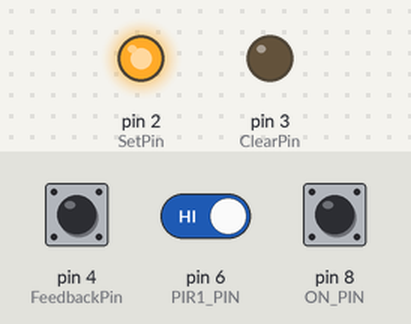
Bench run of a sketch on a simulated Arduino Uno, built with avr-gcc and run on an emulated ATmega328P. On the bench: output pins drawn as LEDs (lit = HIGH). Wiring (inferred from the names in the program): 24Cxx EEPROM at I2C address 0x57. The test bench sets the inputs (shaded band); at power-on: pin 8 (ON_PIN) HIGH, pin 4 (FeedbackPin) HIGH, pin 6 (PIR1_PIN) HIGH. No radio packets arrive unless stated; pins used as bus, display or sensor lines are not drawn; what the sketch prints to the serial monitor is not drawn.

Above: at 2.7 s.
2.8 s: pin 8 (ON_PIN) pulled LOW for 0.15 s
At 4.9 s:
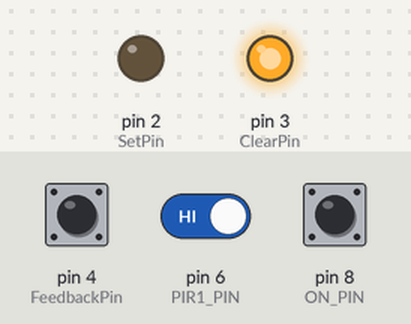
5.9 s: pin 4 (FeedbackPin) pulled LOW for 0.15 s
At 8.9 s:
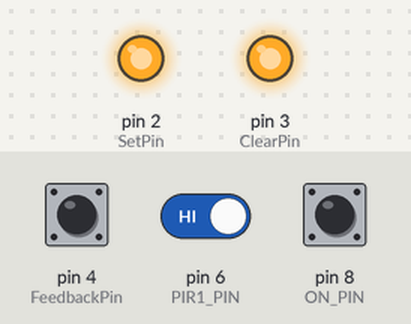
9.7 s: pin 8 (ON_PIN) pulled LOW for 1 s
At 10.2 s:
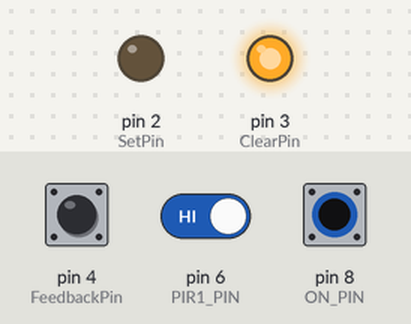
13.4 s: pin 4 (FeedbackPin) pulled LOW for 1 s
At 14.2 s:
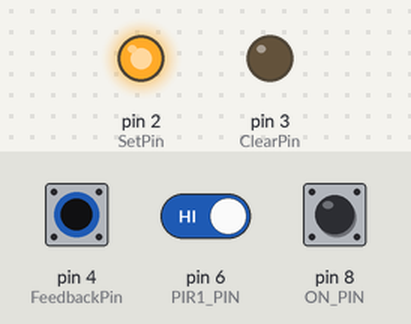
Timing chart, 0 to 17.0 s (numbered marks = the images above; inputs shaded):
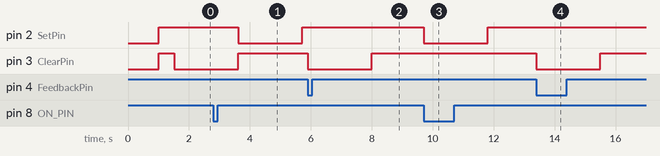

Measured:
- after the input at 2.8 s, pin 2 (SetPin): HIGH → LOW after 0.82 s, → HIGH 2.1 s later
- after the input at 5.9 s, pin 3 (ClearPin): HIGH → LOW at once, → HIGH 2.1 s later
- after the input at 9.7 s, pin 2 (SetPin): HIGH → LOW at once, → HIGH 2.1 s later
- after the input at 13.4 s, pin 3 (ClearPin): HIGH → LOW at once, → HIGH 2.1 s later

The sketch:

Kitchen_relays_switch.ino
```cpp
/*
 * Kitchen node for the radio network, as well as sensors and detectors for lighting
 */

#include "networking.h"
#include "relays.h"
#include "sensors.h"

void setup() {
  // put your setup code here, to run once:
  Serial.begin(115200);
  delay(1000);
  Serial.println(F(" ***** <> *****"));
  Serial.print(__FILE__);
  Serial.print(F(", creation/build time: "));
  Serial.println(__TIMESTAMP__);
  Serial.flush();

  setuprelays();

  setupsensors();

  setupRFnetwork();

  Serial.println(F("\n ******"));
  Serial.println();
  Serial.flush();
}

unsigned long currentMillis = 0; // stores the value of millis() in each iteration of loop()
unsigned int receiveaction = 0;
unsigned int transmitaction = 0;
unsigned int sensoraction = 0;
RelayState relayaction = RelayState::R_None;
RelayState relayactions = RelayState::R_None;

void loop() {

  currentMillis = millis();   // capture the value of millis() only once in the loop

  network.update();

  //===== Receiving =====//
  receiveaction = receiveRFnetwork(currentMillis);
  bool receivedfresh = receiveaction > 9;

  //===== Sending =====//
  transmitaction = transmitRFnetwork(currentMillis, receivedfresh);
  receivedfresh = false;

  // sensors
  sensoraction = checkSensors(currentMillis, sensoraction);

  switch(sensoraction){ // from buttons and sensors
    case 100:
      relayaction = RelayState::R_On;
    break;
    case 200:
      relayaction = RelayState::R_Off;
    break;
    default: // if nothing from the local sensors
      switch(receiveaction){ // check remote instructions
        case 100:
          relayaction = RelayState::R_On;
        break;
        case 200:
          relayaction = RelayState::R_Off;
        break;
        default:
          if (relayactions == relayaction){ // if status has become the requested status
            relayaction = RelayState::R_None;
          }
      }
  }

  // actors
  relayactions = handleRelay(currentMillis, relayaction);

}
```

networking.h
```cpp
/*
 * RF networking, kitchen node, repeater for keypad, also receiving commands from home base
 */

#include <SPI.h>
#include <RF24.h>
#include <RF24Network.h>

#define radio_channel 104

// RF Nano, USB-C
#define CE_PIN 10
#define CSN_PIN 9

RF24 radio(CE_PIN, CSN_PIN);     // internal nRF24L01 (CE, CSN)
RF24Network network(radio);      // include the radio in the network

const uint16_t kitchen_node = 02; // Address of node in Octal format
const uint16_t base_node = 00;    // Address of node in Octal format

void setupRFnetwork(){
  SPI.begin();

  Serial.print(F("CE_PIN: "));
  Serial.print(CE_PIN);
  Serial.print(F(", CSN_PIN: "));
  Serial.println(CSN_PIN);

  if (!radio.begin()){
    Serial.println(F("Radio hardware error."));
    while (true) delay(1000);
  }
  //radio.setPALevel(RF24_PA_MIN, false); // RF24_PA_MIN=-18dBm, RF24_PA_LOW=-12dBm, RF24_PA_MED=-6dBM, and RF24_PA_HIGH=0dBm.
  radio.setPALevel(RF24_PA_LOW); // RF24_PA_MIN=-18dBm, RF24_PA_LOW=-12dBm, RF24_PA_HIGH=-6dBM, and RF24_PA_MAX=0dBm.
  radio.setDataRate(RF24_1MBPS); // (RF24_2MBPS);

  network.begin(radio_channel, kitchen_node); // (channel, node address)
}

// Payload for kitchen (from base)
struct kitchen_payload{
  uint32_t keyword;
  uint32_t timing;
  uint8_t count;
  uint8_t light; // 0 - no change, 100 - ON, 200 - OFF
};

// Payload for base (from kitchen)
struct base_payload{
  uint32_t keyword;
  uint32_t timing;
  uint8_t count;
  uint8_t light;
  uint8_t pirs;
  uint8_t distance;
};

const uint32_t kitchenkeyword = 0x10112003;

//===== Receiving =====//
unsigned int receiveRFnetwork(unsigned long currentmilli){
  unsigned int reaction = 0;

  // Check for incoming data from the sensors
  while (network.available()) {
    RF24NetworkHeader header;
    network.peek(header);

    switch(header.type) {
      case 'K': // Message received from HomeController for RemoteNode
        Serial.print(F("Message received from Base: "));
        kitchen_payload kpayload;
        network.read(header, &kpayload, sizeof(kpayload));
        reaction = 0; // nothing
        if (kitchenkeyword == kpayload.keyword){ // valid message received
          if (kpayload.light > 0){
            reaction = 111; // on
            if (kpayload.light > 199){
              reaction = 222; // off
            }
            Serial.print(F("Light received over RF: "));
            Serial.println(kpayload.light);
          }
        }
        else{
          Serial.print(F("Found unexpected keyword, expected: "));
          Serial.print(kitchenkeyword);
          Serial.print(F(", received keyword: "));
          Serial.println(kpayload.keyword);
        }
      break;
      default:
        network.read(header, 0, 0);
        Serial.print(F("TBD header.type: "));
        Serial.print(header.type);
        reaction = 255; // unexpected message received
    }
    Serial.println(currentmilli);
  } // end of while network.available

  return reaction;
}

//===== Sending =====//
unsigned int transmitRFnetwork(unsigned long currentmilli, bool fresh){
  static unsigned long sendingTimer = 0;
  unsigned int traction = 0;
  bool ok = false;

  // Every x seconds...
  if((fresh)||(currentmilli - sendingTimer > 5000)){
    sendingTimer = currentmilli;
    base_payload bpayload;
    bpayload.keyword = kitchenkeyword;
    bpayload.count = 0;
    bpayload.light = 0;
    bpayload.timing = currentmilli;
    RF24NetworkHeader headerK(base_node, 'L'); // Address where the data is going
    ok = network.write(headerK, &bpayload, sizeof(bpayload)); // send the data
    if (!ok) {
      //Serial.print(F("Retry sending message: "));
      //Serial.println(sendingCounter);
      ok = network.write(headerK, &bpayload, sizeof(bpayload)); // retry once
    }

    Serial.print(currentmilli);
    Serial.print(F(" send message "));
    if (ok) {
      Serial.println(F("OK "));
    }
    else{
      Serial.println(F("Failed "));
    }
    //Serial.println(sendingCounter);
  }

  return traction;
}
```

relays.h
```cpp
/*
 * https://eletechsup.com/products/dc-12v-10a-latching-keep-relay-module-zero-power-hold-switch-bistable-self-locking-flip-flop-latch-board
 *
 */

#define ClearPin 3
#define SetPin 2
#define FeedbackPin 4

#define pulse_time 2100  // pulse low time, max 2 seconds needed

enum RelayState {
    R_None = 0,
    R_Off = 1,
    R_GoOn = 2,
    R_On = 3,
    R_GoOff = 4
};


RelayState handleRelay(unsigned long currentmilli, RelayState Raction){
  static RelayState RelayStatus = RelayState::R_None;
  static unsigned long pulseTimer = 0;

  switch(RelayStatus){
    case RelayState::R_Off:
      if (Raction == RelayState::R_On){
        digitalWrite(SetPin, LOW);
        pulseTimer = currentmilli + pulse_time;
        RelayStatus = RelayState::R_GoOn;
      }
      break;
    case RelayState::R_GoOn:
      if (currentmilli > pulseTimer){
        digitalWrite(SetPin, HIGH);
        RelayStatus = RelayState::R_On;
      }
      break;
    case RelayState::R_On:
      if (Raction == RelayState::R_Off){
        digitalWrite(ClearPin, LOW);
        pulseTimer = currentmilli + pulse_time;
        RelayStatus = RelayState::R_GoOff;
      }
      break;
    case RelayState::R_GoOff:
      if (currentmilli > pulseTimer){
        digitalWrite(ClearPin, HIGH);
        RelayStatus = RelayState::R_Off;
      }
      break;
    case RelayState::R_None: // in case of initial setup
      RelayStatus = Raction;
    default:
      Serial.print(currentmilli);
      Serial.println(F(" handleRelay"));
  }

  return RelayStatus;
}

void setuprelays(){
  pinMode(ClearPin, OUTPUT);
  pinMode(SetPin, OUTPUT);
  pinMode(FeedbackPin, INPUT_PULLUP);

  digitalWrite(ClearPin, HIGH);
  digitalWrite(SetPin, HIGH);

  delay(500); // make sure a possible pulse is completed

  int startupstate = digitalRead(FeedbackPin);
  if (startupstate == LOW){
    handleRelay(0, RelayState::R_Off);
  }
  else{
    handleRelay(0, RelayState::R_On);
  }
}
```

sensors.h
```cpp
/*
 * PIR sensor(s) and distance sensor as well as on and off buttons
 */

#include "Wire.h"

#define PIR1_PIN 6
#define ON_PIN 8
#define OFF_PIN 4
#define SR04_I2CADDR 0x57

#define distanceThreshold 100 // in cm
#define off_delay 120000 // in ms

byte ds[3] = {0, 0, 0};

void setupsensors(){

  pinMode(PIR1_PIN, INPUT);
  pinMode(ON_PIN, INPUT_PULLUP);
  pinMode(OFF_PIN, INPUT_PULLUP);

  // Start I2C
  Wire.begin();
}

unsigned long measure_distance(){
  int i = 0;

  Wire.beginTransmission(SR04_I2CADDR);
  Wire.write(1);          // 1 = cmd to start meansurement
  Wire.endTransmission();
  delay(120);             // 1 cycle approx. 100mS.
  Wire.requestFrom(SR04_I2CADDR, 3); //read distance
  while (Wire.available())
  {
    ds[i++] = Wire.read();
  }

  unsigned long distance = (unsigned long)(ds[0]) * 65536;
  distance = distance + (unsigned long)(ds[1]) * 256;
  distance = (distance + (unsigned long)(ds[2])) / 10000;
  if (distance > 0) {
    Serial.print(distance);
    Serial.println(F(" cm"));
  }
  return distance;
}

unsigned int checkSensors(unsigned long currentmilli, unsigned int tracksensors)
{
  static unsigned int sensorstate = 0;
  static unsigned long sensortime = 0;
  unsigned long mdistance = 0;

  // check PIR detector
  if (digitalRead(PIR1_PIN) == LOW)
  {
    // check distance sensor
    mdistance = measure_distance();
    if (mdistance < distanceThreshold){ // if something between sensor and wall/floor
      sensorstate = 100;
      sensortime = currentmilli + off_delay;
    }
  }
  // check on button
  if (digitalRead(ON_PIN) == LOW)
  {
    sensorstate = 100;
    Serial.println(F("ON"));
  }

  if (sensorstate == 0){
    if (currentmilli > sensortime){ // turn off after set time
      sensorstate = 200;
      Serial.println(F("Timeout (going OFF)"));
    }
    else {
      if (tracksensors > 0){
        Serial.print((sensortime - currentmilli) / 1000);
        Serial.println(F(" seconds to go (for Timeout)"));
        sensorstate = tracksensors;
      }
    }
  }
  // check off button, this overrides the detectors and on button
  if (digitalRead(OFF_PIN) == LOW)
  {
    sensorstate = 200;
    Serial.println(F("OFF"));
  }

  return sensorstate;
}
```
